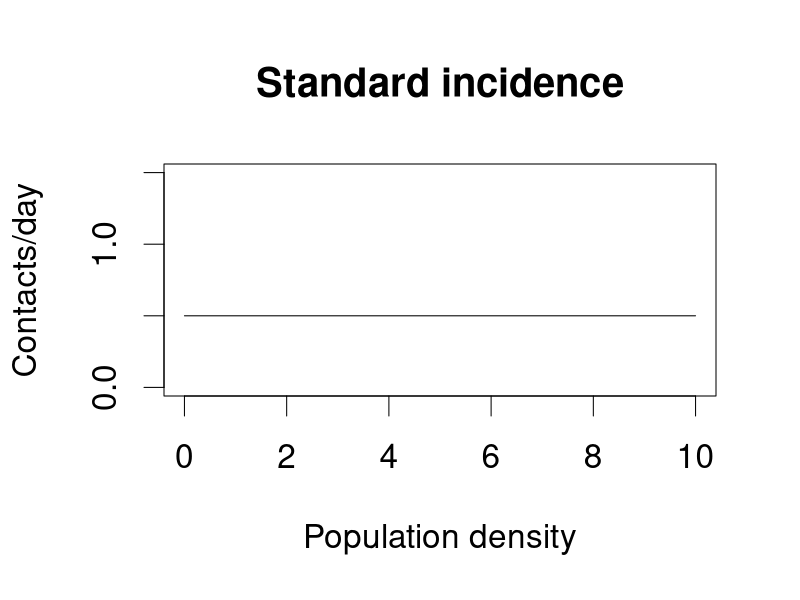
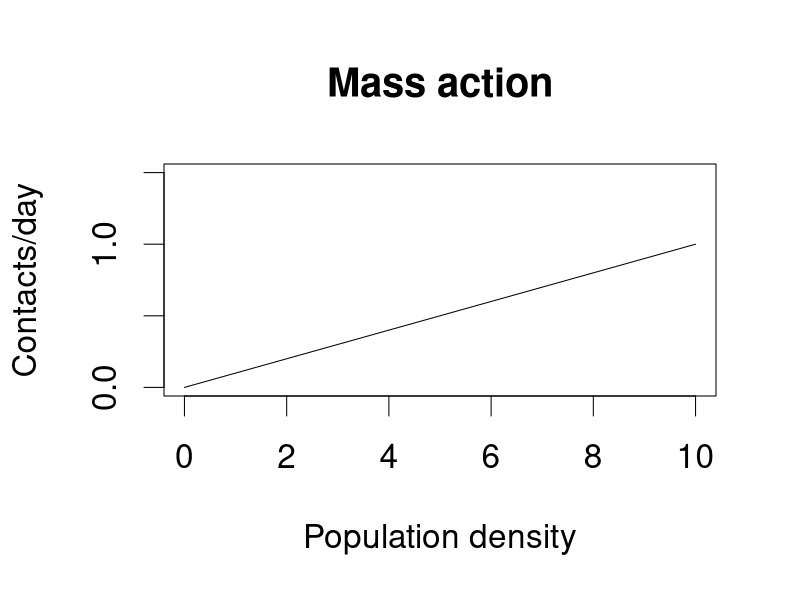
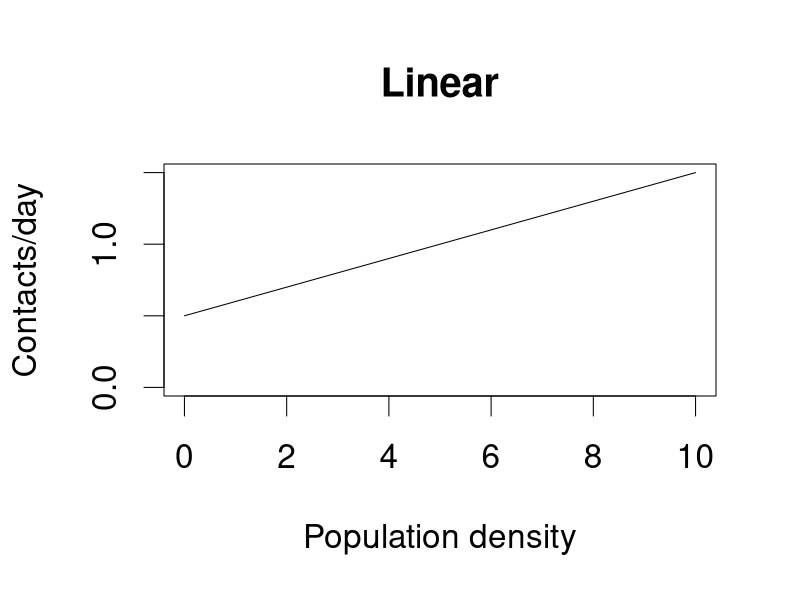
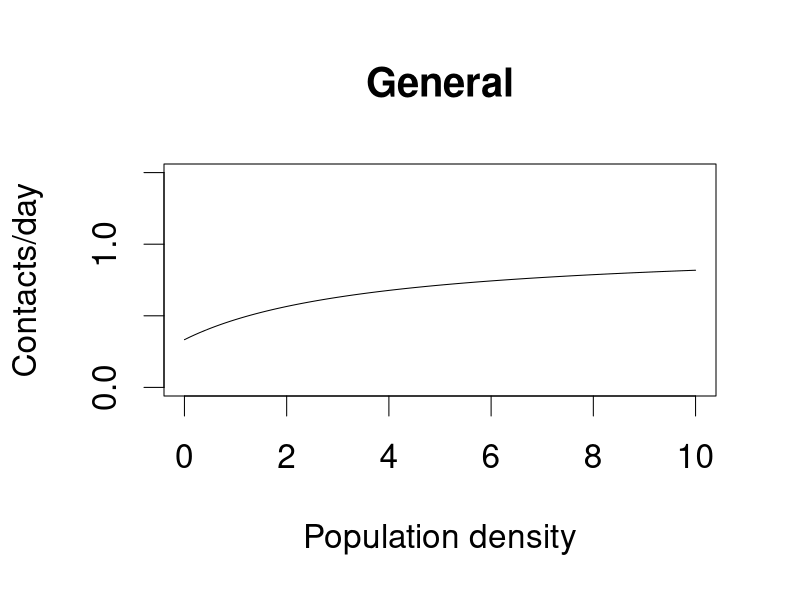

Here is the R script that generated these plots, in order:
par(cex=2)

beta0 <- 0.5
beta1 <- 0.1
beta11 <- 0.4
betaMax <- 1
xlab <- "Population density"
ylab <- "Contacts/day"
ylim <- c(0, 1.5)

curve(beta0 + 0*x, from=0, to=10,
	xlab=xlab, ylab=ylab, ylim=ylim,
	main = "Standard incidence"
)

curve(beta1*x, from=0, to=10,
	xlab=xlab, ylab=ylab, ylim=ylim,
	main = "Mass action"
)

curve(beta0+beta1*x, from=0, to=10,
	xlab=xlab, ylab=ylab, ylim=ylim,
	main = "Linear"
)

curve((beta0+beta11*x)/(1+(beta0+beta11*x/betaMax)), from=0, to=10,
	xlab=xlab, ylab=ylab, ylim=ylim,
	main = "General"
)

